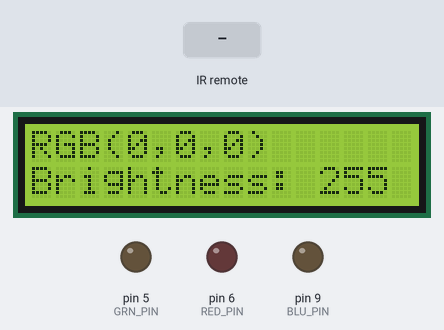
Bench run of a sketch on a simulated Arduino Uno, built with avr-gcc and run on an emulated ATmega328P. Parts: 16×2 character LCD, output pins drawn as LEDs (lit = HIGH). The test bench sets the inputs (shaded band). What the sketch prints to the serial monitor is not drawn.

Above: at 1.2 s.
1.3 s: infrared code 0xFFE21D received
At 1.9 s:
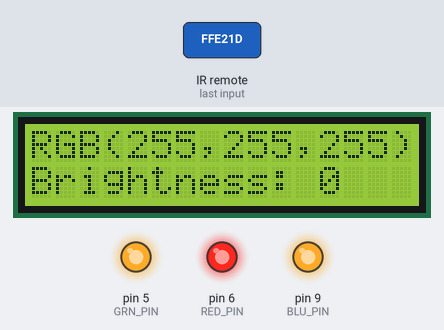
2.8 s: infrared code 0xFFE01F received
At 3.9 s:
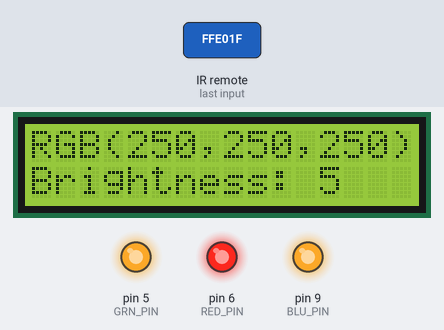
Timing chart, 0 to 5.8 s (numbered marks = the images above; inputs shaded):
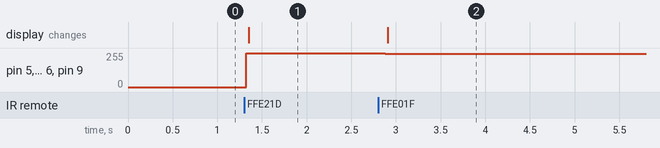

The sketch:

067_remote_control_rgb_led.ino
```cpp
/**
 * https://www.youtube.com/watch?v=ZgGGJDsoeKE&list=PLGs0VKk2DiYw-L-RibttcvK-WBZm8WLEP&index=67
 *
 * Homework
 * Remote control RGB LED
 *
 * ch+ - LED on (full brightness, white)
 * ch- - LED off
 * 1, 2, 3 - R, G, B
 * 4, 5, 6 - Cyan, Magenta, Yellow
 * 0 - White
 * - Dim
 * + Brighten
 * When switching between colors, retain the level of brightness
 *
 * Codes:
 * ch-  FFA25D
 * ch   FF629D
 * ch+  FFE21D
 * |<<  FF22DD
 * >>|  FF02FD
 * >||  FFC23D
 *  -   FFE01F
 *  +   FFA857
 *  EQ  FF906F
 *   0  FF6897
 * 100+ FF9867
 * 200+ FFB04F
 *   1  FF30CF
 *   2  FF18E7
 *   3  FF7A85
 *   4  FF10EF
 *   5  FF38C7
 *   6  FF5AA5
 *   7  FF42BD
 *   8  FF4AB5
 *   9  FF52AD
 */

#include <Wire.h>
#include <LiquidCrystal_I2C.h>
#include <IRremote.h>
#define IR_PIN 10
#define RED_PIN 6
#define GRN_PIN 5
#define BLU_PIN 9

const int en = 2, rw = 1, rs = 0, d4 = 4, d5 = 5, d6 = 6, d7 = 7, bl = 3; // i2c to lcd pinout
const int i2c_addr = 0x27; // i2c adapter address
const int maxLedV = 255;
const int minLedV = 0;
const int delayMs = 100;

int redV = minLedV;
int grnV = minLedV;
int bluV = minLedV;
int redFinV;
int grnFinV;
int bluFinV;
int dimV = maxLedV; // dimness value. use this to subtract
int dimIntervalV = 5;

String irInput;
IRrecv ir(IR_PIN);
decode_results cmd;
LiquidCrystal_I2C lcd(i2c_addr, en, rw, rs, d4, d5, d6, d7, bl, POSITIVE);

void setup() {
  // put your setup code here, to run once:
  ir.enableIRIn();
  lcd.begin(16,2); // 16 cols, 2 rows

  pinMode(RED_PIN, OUTPUT);
  pinMode(GRN_PIN, OUTPUT);
  pinMode(BLU_PIN, OUTPUT);

  Serial.begin(9600);
}

void loop() {
  // put your main code here, to run repeatedly:
  if(ir.decode(&cmd)){
    ir.resume();
    lcd.clear();

//    Serial.println(cmd.value, HEX);

    switch(cmd.value){
      case 0xFFA25D: // ch- - LED off
        redV = bluV = grnV = minLedV;
        dimV = maxLedV;
        break;
      case 0xFF629D: // ch
        break;
      case 0xFFE21D: // ch+ - LED on (full brightness, white)
        redV = bluV = grnV = maxLedV;
        dimV = minLedV;
        break;
      case 0xFF22DD: //|<<
        break;
      case 0xFF02FD: // >>|
        break;
      case 0xFFC23D: // >||
        break;
      case 0xFFE01F: // - Dim
        dimV = dimV + dimIntervalV;

        if (dimV > maxLedV){
          dimV = maxLedV;
        }
        break;
      case 0xFFA857: // + Brighten
        dimV = dimV - dimIntervalV;

        if (dimV < minLedV){
          dimV = minLedV;
        }
        break;
      case 0xFF906F: // E
        break;
      case 0xFF6897: // 0 White
        redV = maxLedV;
        bluV = maxLedV;
        grnV = maxLedV;
        break;
      case 0xFF9867:
        irInput = "100+";
        break;
      case 0xFFB04F:
        irInput = "200+";
        break;
      case 0xFF30CF: // 1 Red
        redV = maxLedV;
        grnV = minLedV;
        bluV = minLedV;
        break;
      case 0xFF18E7: // 2 Green
        redV = minLedV;
        grnV = maxLedV;
        bluV = minLedV;
        break;
      case 0xFF7A85: // 3 Blue
        redV = minLedV;
        grnV = minLedV;
        bluV = maxLedV;
        break;
      case 0xFF10EF: // 4 Cyan #00FFFF
        redV = minLedV;
        grnV = maxLedV;
        bluV = maxLedV;
        break;
      case 0xFF38C7: // 5 Magenta #FF00FF
        redV = maxLedV;
        grnV = minLedV;
        bluV = maxLedV;
        break;
      case 0xFF5AA5: // 6 Yellow #FFFF00
        redV = maxLedV;
        grnV = maxLedV;
        bluV = minLedV;
        break;
      case 0xFF42BD: // 7
        break;
      case 0xFF4AB5: // 8
        break;
      case 0xFF52AD: // 9
        break;
    }
  }

  redFinV = (redV - dimV) < minLedV ? minLedV : (redV - dimV);
  grnFinV = (grnV - dimV) < minLedV ? minLedV : (grnV - dimV);
  bluFinV = (bluV - dimV) < minLedV ? minLedV : (bluV - dimV);

  analogWrite(RED_PIN, redFinV);
  analogWrite(GRN_PIN, grnFinV);
  analogWrite(BLU_PIN, bluFinV);

  lcd.setCursor(0,0);
  lcd.print("RGB(" + String(redFinV) + "," + String(grnFinV) + "," + String(bluFinV) + ")");

  lcd.setCursor(0,1);
  lcd.print("Brightness: " + String(dimV));

  Serial.print("RGB(");
  Serial.print(redFinV);
  Serial.print(",");
  Serial.print(grnFinV);
  Serial.print(",");
  Serial.print(bluFinV);
  Serial.print(") / Dim:");
  Serial.print(dimV);
  Serial.println();

  delay(delayMs);

}
```

Measured:
- after the input at 1.3 s, pin 5 (GRN_PIN), pin 6 (RED_PIN), pin 9 (BLU_PIN): 0/255 → 255/255 at once; the display: changes after 0.05 s (image 1)
- after the input at 2.8 s, pin 5 (GRN_PIN), pin 6 (RED_PIN), pin 9 (BLU_PIN): 255/255 → 250/255 after 0.08 s; the display: changes after 0.11 s (image 2)
